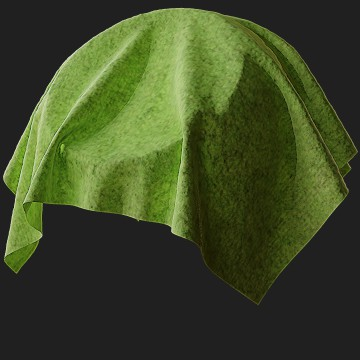
#> input picture DIP/FINAL/greenCloth.jpeg, 360 x 360 px
$ python filtering.py
#> lines starting #> are read from the running program, lines starting #| are printed output that depends on the picture
import numpy as np
import matplotlib.pyplot as plt
from skimage import io, segmentation, color
from skimage.util import img_as_float, img_as_ubyte
import cv2
import time  # Import time module for timing

def apply_filters_on_image(image_path, apply_on_superpixels=True):
    # Read the image using skimage
#> called with image_path = 'greenCloth.jpeg', apply_on_superpixels = True
    image = io.imread(image_path)
#> image is the input picture: shape (360, 360, 3); mean R, G, B 61.8, 73.2, 38.1
    image_float = img_as_float(image)

    # Check if we need to apply SLIC segmentation
    start_time = time.time()  # Start timing
    if apply_on_superpixels:
        print("Applying SLIC superpixel segmentation...")
        # SLIC segmentation parameters
        slic_segments = 5000  # Adjust as needed
        slic_compactness = 50  # Adjust as needed

        # Apply SLIC segmentation
        slic_labels = segmentation.slic(image_float, n_segments=slic_segments, compactness=slic_compactness, start_label=1)
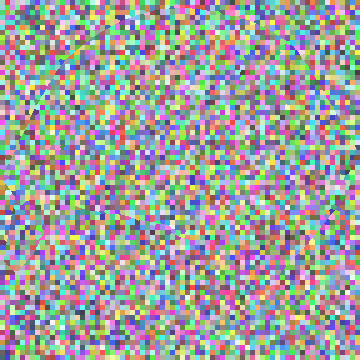
#> slic_labels: shape (360, 360) int64; 5184 distinct labels, from 1 to 5184; one colour per label, 0 black

        # Create superpixel image by averaging colors within segments
        processed_image = color.label2rgb(slic_labels, image_float, kind='avg')
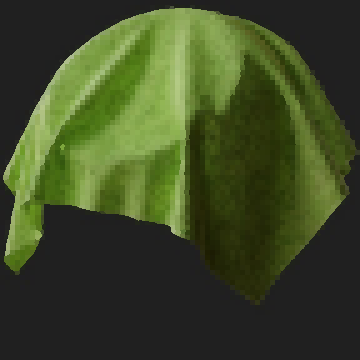
#> processed_image: shape (360, 360, 3) float64; mean R, G, B 0.242, 0.287, 0.149
    else:
        print("Using the original image...")
        processed_image = image_float

    # Convert processed image to uint8 for OpenCV
    processed_image_uint8 = img_as_ubyte(processed_image)

    # Convert from RGB to BGR format for OpenCV
    processed_image_bgr = cv2.cvtColor(processed_image_uint8, cv2.COLOR_RGB2BGR)

    # Define filters with adjustable parameters
    filters = {
        'Median': {
            'function': lambda img, params: cv2.medianBlur(img, **params),
            'params': {'ksize': 5},
            'expects': 'either',
            'returns': 'same',
        },
        'Gaussian': {
            'function': lambda img, params: cv2.GaussianBlur(img, **params),
            'params': {'ksize': (5, 5), 'sigmaX': 2},
            'expects': 'either',
            'returns': 'same',
        },
        'Bilateral': {
            'function': lambda img, params: cv2.bilateralFilter(img, **params),
            'params': {'d': 9, 'sigmaColor': 75, 'sigmaSpace': 75},
            'expects': 'color',
            'returns': 'color',
        },
        'Grayscale': {
            'function': lambda img, params: cv2.cvtColor(img, **params),
            'params': {'code': cv2.COLOR_BGR2GRAY},
            'expects': 'color',
            'returns': 'gray',
        },
        'KNN_Color': {
            'function': lambda img, params: cv2.fastNlMeansDenoisingColored(img, **params),
            'params': {'h': 10, 'hColor': 10, 'templateWindowSize': 7, 'searchWindowSize': 21},
            'expects': 'color',
            'returns': 'color',
        },
        'KNN_Gray': {
            'function': lambda img, params: cv2.fastNlMeansDenoising(img, **params),
            'params': {'h': 10, 'templateWindowSize': 7, 'searchWindowSize': 21},
            'expects': 'gray',
            'returns': 'gray',
        },
    }

    # Define sequences of filters to apply
    sequences_to_apply = [
        ['Median'],
        ['Gaussian'],
        ['Bilateral'],
        ['Grayscale'],
        ['KNN_Color'],
        ['KNN_Gray'],
        ['Grayscale', 'KNN_Gray'],
        ['Gaussian', 'KNN_Color'],
        ['Median', 'KNN_Color'],
        ['Bilateral', 'Grayscale', 'KNN_Gray'],
        # Add more sequences as desired
    ]

    # Apply each sequence to the processed image
    for sequence in sequences_to_apply:
        print(f"Applying filter sequence: {' -> '.join(sequence)}")

        image = processed_image_bgr.copy()
        image_type = 'color'  # Initial image is color

        for filter_name in sequence:
            filter_info = filters[filter_name]
            function = filter_info['function']
            params = filter_info['params']
            expects = filter_info['expects']
            returns = filter_info['returns']

            # Check if image type matches filter expectation
            if expects == 'either' or expects == image_type:
                pass  # No conversion needed
            elif expects == 'color' and image_type == 'gray':
                # Convert grayscale to BGR
                image = cv2.cvtColor(image, cv2.COLOR_GRAY2BGR)
                image_type = 'color'
            elif expects == 'gray' and image_type == 'color':
                # Convert BGR to grayscale
                image = cv2.cvtColor(image, cv2.COLOR_BGR2GRAY)
                image_type = 'gray'
            else:
                raise ValueError(f"Unsupported image type conversion from {image_type} to {expects}")

            # Apply the filter
            image = function(image, params)

            # Update image_type
            if returns == 'same':
                pass  # image_type remains the same
            else:
                image_type = returns

        # Prepare image for saving
        if image_type == 'color':
            # Convert image from BGR to RGB
            image_rgb = cv2.cvtColor(image, cv2.COLOR_BGR2RGB)
            cmap = None
        elif image_type == 'gray':
            # Image is grayscale
            image_rgb = image
            cmap = 'gray'
        else:
            raise ValueError(f"Unsupported image type: {image_type}")

        # Save the image
        plt.figure()
        plt.imshow(image_rgb, cmap=cmap)
        plt.axis('off')

        # Create filename based on whether filters were applied on superpixels or original image
        sequence_name = '_'.join(sequence)
        base_filename = f'filtered_{sequence_name}'
        if apply_on_superpixels:
            filename = f'./slic_image/{base_filename}_superpixels.png'
        else:
            filename = f'./processed_images/{base_filename}_original.png'

        plt.savefig(filename, bbox_inches='tight', pad_inches=0)
        plt.close()
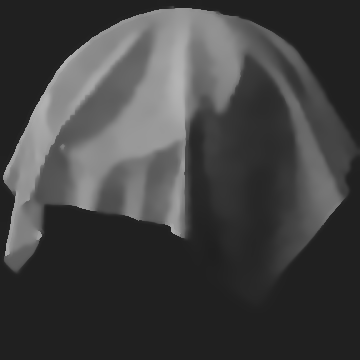
#> image: shape (360, 360); min 31, max 180, mean 65.7

    end_time = time.time()  # End timing
    elapsed_time = end_time - start_time
    print(f"Filtering complete. Images saved. Time taken: {elapsed_time:.2f} seconds.")

# Example usage
# To apply filters on the superpixel image:
apply_filters_on_image('greenCloth.jpeg', apply_on_superpixels=True)

# To apply filters on the original image:
apply_filters_on_image('greenCloth.jpeg', apply_on_superpixels=False)
